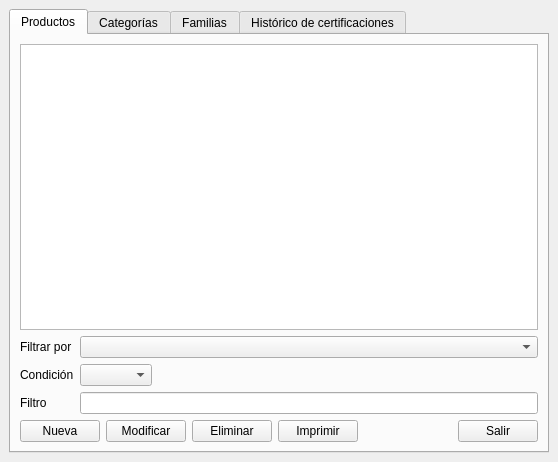
<?xml version="1.0" encoding="UTF-8"?>
<ui version="4.0">
 <class>listas</class>
 <widget class="QMainWindow" name="listas">
  <property name="geometry">
   <rect>
    <x>0</x>
    <y>0</y>
    <width>558</width>
    <height>462</height>
   </rect>
  </property>
  <widget class="QWidget" name="centralwidget">
   <layout class="QVBoxLayout" name="verticalLayout">
    <item>
     <widget class="QTabWidget" name="tabListas">
      <property name="currentIndex">
       <number>0</number>
      </property>
      <widget class="QWidget" name="tabProductos">
       <attribute name="title">
        <string>Productos</string>
       </attribute>
       <layout class="QVBoxLayout" name="verticalLayout_3">
        <item>
         <widget class="QTableWidget" name="tableProductos">
          <property name="editTriggers">
           <set>QAbstractItemView::NoEditTriggers</set>
          </property>
          <property name="alternatingRowColors">
           <bool>true</bool>
          </property>
          <property name="selectionMode">
           <enum>QAbstractItemView::SingleSelection</enum>
          </property>
          <property name="selectionBehavior">
           <enum>QAbstractItemView::SelectRows</enum>
          </property>
         </widget>
        </item>
        <item>
         <layout class="QGridLayout" name="gridLayout_2">
          <item row="0" column="0">
           <widget class="QLabel" name="label_3">
            <property name="sizePolicy">
             <sizepolicy hsizetype="Maximum" vsizetype="Preferred">
              <horstretch>0</horstretch>
              <verstretch>0</verstretch>
             </sizepolicy>
            </property>
            <property name="text">
             <string>Filtrar por</string>
            </property>
           </widget>
          </item>
          <item row="0" column="1" colspan="2">
           <widget class="QComboBox" name="cbFiltroProd"/>
          </item>
          <item row="2" column="0">
           <widget class="QLabel" name="label_4">
            <property name="text">
             <string>Filtro</string>
            </property>
           </widget>
          </item>
          <item row="2" column="1" colspan="2">
           <widget class="QLineEdit" name="edtFiltroProd"/>
          </item>
          <item row="1" column="0">
           <widget class="QLabel" name="lblCondicion">
            <property name="text">
             <string>Condición</string>
            </property>
           </widget>
          </item>
          <item row="1" column="1">
           <widget class="QComboBox" name="cbCondicion">
            <property name="sizePolicy">
             <sizepolicy hsizetype="Fixed" vsizetype="Fixed">
              <horstretch>0</horstretch>
              <verstretch>0</verstretch>
             </sizepolicy>
            </property>
            <property name="minimumSize">
             <size>
              <width>69</width>
              <height>20</height>
             </size>
            </property>
           </widget>
          </item>
         </layout>
        </item>
        <item>
         <layout class="QHBoxLayout" name="horizontalLayout_2">
          <item>
           <widget class="QPushButton" name="btnNuevaProd">
            <property name="text">
             <string>Nueva</string>
            </property>
           </widget>
          </item>
          <item>
           <widget class="QPushButton" name="btnModificarProd">
            <property name="text">
             <string>Modificar</string>
            </property>
           </widget>
          </item>
          <item>
           <widget class="QPushButton" name="btnEliminarProd">
            <property name="text">
             <string>Eliminar</string>
            </property>
           </widget>
          </item>
          <item>
           <widget class="QPushButton" name="btnImprimirProd">
            <property name="text">
             <string>Imprimir</string>
            </property>
           </widget>
          </item>
          <item>
           <spacer name="horizontalSpacer_2">
            <property name="orientation">
             <enum>Qt::Horizontal</enum>
            </property>
            <property name="sizeHint" stdset="0">
             <size>
              <width>40</width>
              <height>20</height>
             </size>
            </property>
           </spacer>
          </item>
          <item>
           <widget class="QPushButton" name="btnSalirProd">
            <property name="text">
             <string>Salir</string>
            </property>
           </widget>
          </item>
         </layout>
        </item>
       </layout>
      </widget>
      <widget class="QWidget" name="tabCategorias">
       <attribute name="title">
        <string>Categorías</string>
       </attribute>
       <layout class="QVBoxLayout" name="verticalLayout_4">
        <item>
         <widget class="QTableWidget" name="tableCategorias">
          <property name="editTriggers">
           <set>QAbstractItemView::NoEditTriggers</set>
          </property>
          <property name="alternatingRowColors">
           <bool>true</bool>
          </property>
          <property name="selectionBehavior">
           <enum>QAbstractItemView::SelectRows</enum>
          </property>
         </widget>
        </item>
        <item>
         <layout class="QGridLayout" name="gridLayout_3">
          <item row="0" column="0">
           <widget class="QLabel" name="label_5">
            <property name="text">
             <string>Filtrar por</string>
            </property>
           </widget>
          </item>
          <item row="1" column="0">
           <widget class="QLabel" name="label_6">
            <property name="text">
             <string>Filtro</string>
            </property>
           </widget>
          </item>
          <item row="0" column="1">
           <widget class="QComboBox" name="cbFiltroCat"/>
          </item>
          <item row="1" column="1">
           <widget class="QLineEdit" name="edtFiltroCat"/>
          </item>
         </layout>
        </item>
        <item>
         <layout class="QHBoxLayout" name="horizontalLayout_3">
          <item>
           <widget class="QPushButton" name="btnNuevoCat">
            <property name="text">
             <string>Nuevo</string>
            </property>
           </widget>
          </item>
          <item>
           <widget class="QPushButton" name="btnModificarCat">
            <property name="text">
             <string>Modificar</string>
            </property>
           </widget>
          </item>
          <item>
           <widget class="QPushButton" name="btnEliminarCat">
            <property name="text">
             <string>Eliminar</string>
            </property>
           </widget>
          </item>
          <item>
           <widget class="QPushButton" name="btnImprimirCat">
            <property name="text">
             <string>Imprimir</string>
            </property>
           </widget>
          </item>
          <item>
           <spacer name="horizontalSpacer_3">
            <property name="orientation">
             <enum>Qt::Horizontal</enum>
            </property>
            <property name="sizeHint" stdset="0">
             <size>
              <width>40</width>
              <height>20</height>
             </size>
            </property>
           </spacer>
          </item>
          <item>
           <widget class="QPushButton" name="btnSalirCat">
            <property name="text">
             <string>Salir</string>
            </property>
           </widget>
          </item>
         </layout>
        </item>
       </layout>
      </widget>
      <widget class="QWidget" name="tabFamilias">
       <attribute name="title">
        <string>Familias</string>
       </attribute>
       <layout class="QVBoxLayout" name="verticalLayout_5">
        <item>
         <widget class="QTableWidget" name="tableFamilias">
          <property name="editTriggers">
           <set>QAbstractItemView::NoEditTriggers</set>
          </property>
          <property name="alternatingRowColors">
           <bool>true</bool>
          </property>
          <property name="selectionBehavior">
           <enum>QAbstractItemView::SelectRows</enum>
          </property>
         </widget>
        </item>
        <item>
         <layout class="QGridLayout" name="gridLayout_4">
          <item row="0" column="0">
           <widget class="QLabel" name="label_7">
            <property name="text">
             <string>Filtrar por</string>
            </property>
           </widget>
          </item>
          <item row="1" column="0">
           <widget class="QLabel" name="label_8">
            <property name="text">
             <string>Filtro</string>
            </property>
           </widget>
          </item>
          <item row="0" column="1">
           <widget class="QComboBox" name="cbFiltroFam"/>
          </item>
          <item row="1" column="1">
           <widget class="QLineEdit" name="edtFiltroFam"/>
          </item>
         </layout>
        </item>
        <item>
         <layout class="QHBoxLayout" name="horizontalLayout_4">
          <item>
           <widget class="QPushButton" name="btnNuevoFam">
            <property name="text">
             <string>Nuevo</string>
            </property>
           </widget>
          </item>
          <item>
           <widget class="QPushButton" name="btnModificarFam">
            <property name="text">
             <string>Modificar</string>
            </property>
           </widget>
          </item>
          <item>
           <widget class="QPushButton" name="btnEliminarFam">
            <property name="text">
             <string>Eliminar</string>
            </property>
           </widget>
          </item>
          <item>
           <widget class="QPushButton" name="btnImprimirFam">
            <property name="text">
             <string>Imprimir</string>
            </property>
           </widget>
          </item>
          <item>
           <spacer name="horizontalSpacer_4">
            <property name="orientation">
             <enum>Qt::Horizontal</enum>
            </property>
            <property name="sizeHint" stdset="0">
             <size>
              <width>40</width>
              <height>20</height>
             </size>
            </property>
           </spacer>
          </item>
          <item>
           <widget class="QPushButton" name="btnSalirFam">
            <property name="text">
             <string>Salir</string>
            </property>
           </widget>
          </item>
         </layout>
        </item>
       </layout>
      </widget>
      <widget class="QWidget" name="tabHistorico">
       <attribute name="title">
        <string>Histórico de certificaciones</string>
       </attribute>
       <layout class="QVBoxLayout" name="verticalLayout_2">
        <item>
         <widget class="QTableWidget" name="tableHistCert">
          <property name="editTriggers">
           <set>QAbstractItemView::NoEditTriggers</set>
          </property>
          <property name="alternatingRowColors">
           <bool>true</bool>
          </property>
          <property name="selectionBehavior">
           <enum>QAbstractItemView::SelectRows</enum>
          </property>
         </widget>
        </item>
        <item>
         <layout class="QGridLayout" name="gridLayout">
          <item row="0" column="0">
           <widget class="QLabel" name="label">
            <property name="text">
             <string>Filtrar por</string>
            </property>
           </widget>
          </item>
          <item row="0" column="1">
           <widget class="QComboBox" name="cbFiltroHistCert"/>
          </item>
          <item row="1" column="0">
           <widget class="QLabel" name="label_2">
            <property name="text">
             <string>Filtro</string>
            </property>
           </widget>
          </item>
          <item row="1" column="1">
           <widget class="QLineEdit" name="edtFiltroHistCert"/>
          </item>
         </layout>
        </item>
        <item>
         <layout class="QHBoxLayout" name="horizontalLayout">
          <item>
           <widget class="QPushButton" name="btnImprimirHistCert">
            <property name="text">
             <string>Imprimir</string>
            </property>
           </widget>
          </item>
          <item>
           <spacer name="horizontalSpacer">
            <property name="orientation">
             <enum>Qt::Horizontal</enum>
            </property>
            <property name="sizeHint" stdset="0">
             <size>
              <width>40</width>
              <height>20</height>
             </size>
            </property>
           </spacer>
          </item>
          <item>
           <widget class="QPushButton" name="btnSalirHistCert">
            <property name="text">
             <string>Salir</string>
            </property>
           </widget>
          </item>
         </layout>
        </item>
       </layout>
      </widget>
     </widget>
    </item>
   </layout>
  </widget>
 </widget>
 <resources/>
 <connections/>
</ui>
